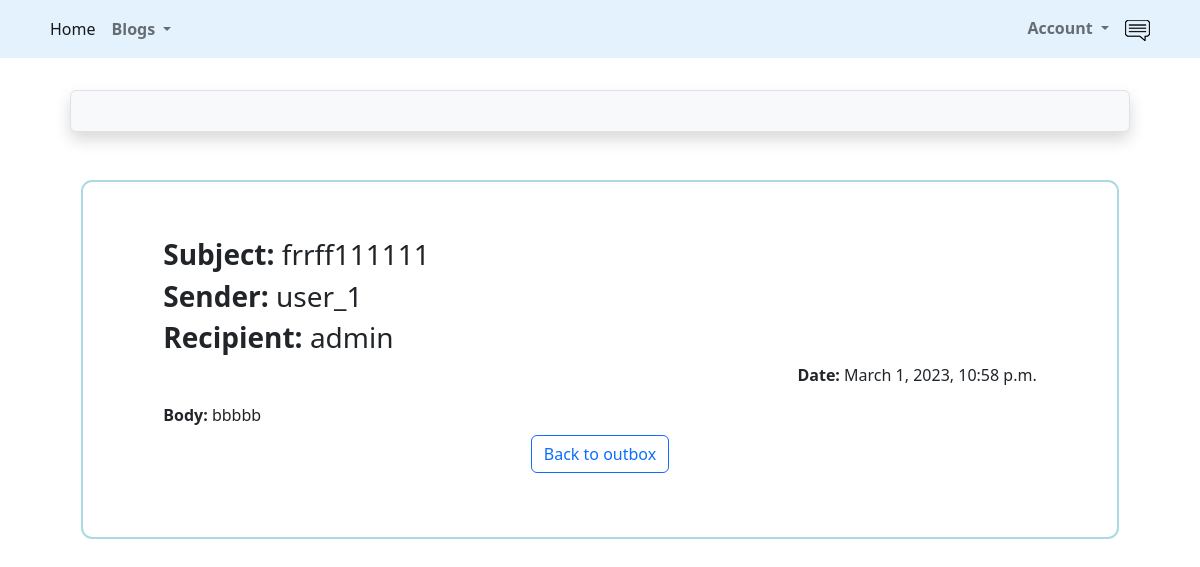
The app's page /accounts/profile/message/out/15ac50f6-4afd-4251-83da-43f41b2e598e (signed in) with its own data.
### src/accounts/models.py (models this page shows, shortened)
class Message(models.Model):
    sender = models.ForeignKey(User, on_delete=models.SET_NULL, null=True, blank=True)
    recipient = models.ForeignKey(User, on_delete=models.SET_NULL, null=True, blank=True, related_name='messages')
    name = models.CharField(max_length=200, null=True, blank=True)
    subject = models.CharField(max_length=200, null=True, blank=True)
    body = models.TextField(max_length=1000)
    is_readed = models.BooleanField(default=False, null=True)
    created = models.DateTimeField(auto_now_add=True)
    id = models.UUIDField(default=uuid.uuid4, unique=True, primary_key=True, editable=False)
    class Meta:
        ordering = ['is_readed', '-created']

class User(AbstractUser):
    is_activated = models.BooleanField(default=True, db_index=True)
    avatar = models.ImageField(upload_to=avatar_place, default='profile/default.png')
    birthday = models.DateField(null=True, blank=True)
    city = models.CharField(max_length=50, null=True, blank=True)
    class Meta(AbstractUser.Meta):
        db_table = 'user'
    def __str__(self):
        return self.username

### src/accounts/views.py (the view)
# urls.py: path('profile/message/out/<str:pk>', OutgoingMessage.as_view(), name='out_message'),
class OutgoingMessage(LoginRequiredMixin, View):
    def get(self, request, pk):
        sent_massage = Message.objects.get(id=pk)
        if sent_massage.is_readed:
            sent_massage.is_readed = True
            sent_massage.save()
        if not sent_massage.is_readed:
            sent_massage.is_readed = False
            sent_massage.save()
        return render(request, 'messages/out_message.html', {'sent_message': sent_massage})

### src/accounts/templates/messages/out_message.html (shortened to what this page needs)
{% extends 'base.html' %}
{% load static %}
{% block content %}
        <link rel="stylesheet" type="text/css" href="{% static 'message/css/message.css' %}">
<main class="messagePage my-xl">
  <div class="content-box">
    <div class="message">
      <h3 class="message__subject"><strong>Subject: </strong>{{ sent_message.subject }}</h3>
        <h3 class="message__author"><strong>Sender: </strong>{{ sent_message.sender }}</h3>
            <h3 class="message__author"><strong>Recipient: </strong>{{ sent_message.recipient }}</h3>
        <p class="message__date"><strong>Date: </strong>{{ sent_message.created }}</p>
        <div class="message__body"><strong>Body: </strong>{{ sent_message.body|linebreaksbr }}</div>
        <div align="center">
                <a class="btn btn-outline-primary m-2" href="{% url 'accounts:outbox' %}">Back to outbox</a>
    </div>
        </div>
  </div>
</main>
{% endblock content %}

### src/accounts/static/message/css/message.css (style rules this page uses)
.message { padding: 2.5rem 0; }
.message__author, .message__date { flex-basis: 25%; }
.message__subject { flex-basis: 50%; }
.message__date { text-align: right; }
.message.message { list-style: none; background: white; padding: 3.5rem 5rem; border: 2px solid lightblue; border-radius: 0.7rem; }
.content-box { width: 95%; max-width: 85rem; margin: 0 auto; }

### records on screen
Message: subject "frrff111111", sender "user_1", recipient "admin", created "March 1, 2023, 10:58 p.m.", body "bbbbb"
